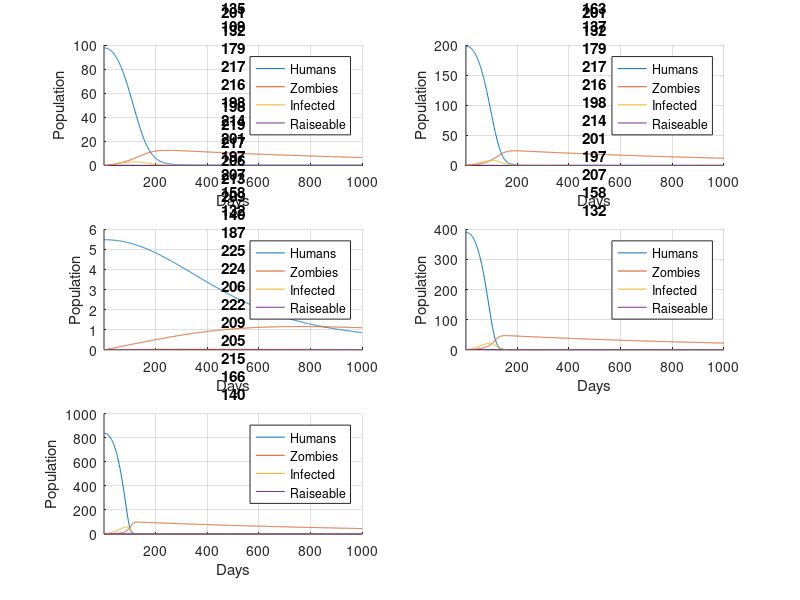
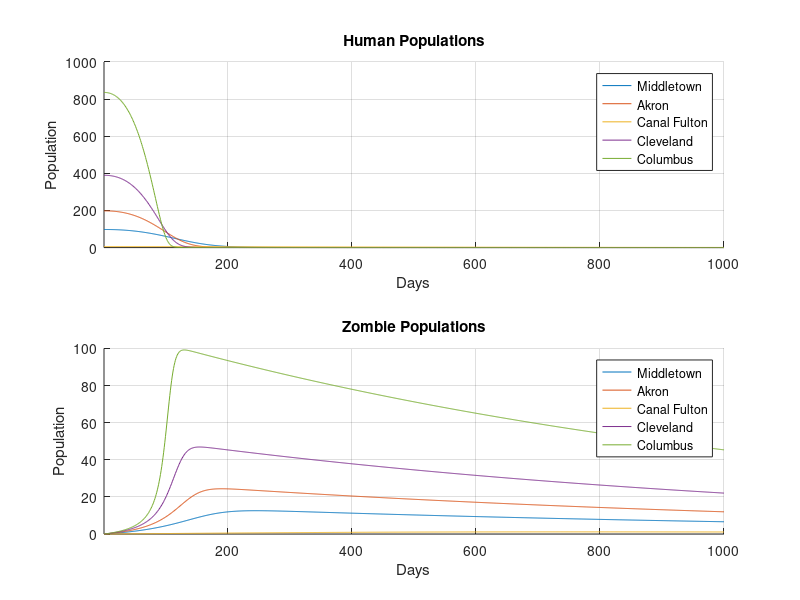

Source code (MATLAB) for these figures, in order:
%Tyler Matthews
%System Simulation Final
%P3

clc; clear all; close all;

% Model Parameters
numDays = 1000;
T = 0.5;
t = linspace(1,numDays,numDays);

alpha = 0.005;
beta = 0.0055;
zeta = 0.5;
delta = 0.001;
rho = 0.5;
c = 0.002;
p = 0.001;

Towns = ["Middletown", "Akron", "Canal Fulton", "Cleveland", "Columbus"];
Populations = [97.5, 197.859, 5.479, 389.521, 835.957];

hArr = [zeros(1,numDays); zeros(1,numDays); zeros(1,numDays); zeros(1,numDays); zeros(1,numDays)];
zArr = [zeros(1,numDays); zeros(1,numDays); zeros(1,numDays); zeros(1,numDays); zeros(1,numDays)];
figure;
for index = 1:5
   disp(Towns(index))
   disp(Populations(index))
   
   %{
    Predict  - Tried Euler & AB2 -> caused unwanted noise
    xp(k+1) = xc(k) + T*fxc(k); %x(n+1) = x(n) + T*x'(n)
    yp(k+1) = yc(k) + T*fyc(k);
    zp(k+1) = zc(k) + T*fzc(k);
   %}
   
    S = zeros(1,numDays); % Suceptable Humans
    I = zeros(1,numDays); % Infected Group
    Z = zeros(1,numDays); % Zombies
    R = zeros(1,numDays); % Raise-able
    K = zeros(1,numDays); % Unable to be re-animated

    S(1)= Populations(index); %Intial Population
    for k = 1:numDays-1
        SK1 = p*S(k) - beta*Z(k)*S(k) - delta*S(k) + c*Z(k);
        IK1 = beta*Z(k)*S(k) - rho*I(k) - delta*I(k);
        ZK1 = rho*I(k) + zeta*R(k) - alpha*S(k)*Z(k) - c*Z(k);
        RK1 = delta*S(k) - zeta*R(k);
        KK1 = delta*I(k) + alpha*S(k)*Z(k);

        MS1 = S(k) + (T/2)*SK1;
        MI1 = I(k) + (T/2)*IK1;
        MZ1 = Z(k) + (T/2)*ZK1;
        MR1 = R(k) + (T/2)*RK1;    
        MK1 = K(k) + (T/2)*KK1;

        SK2 = p*MS1-beta*MZ1*MS1-delta*MS1+c*MZ1;
        IK2 = beta*MZ1*MS1-rho*MI1-delta*MI1;
        ZK2 = rho*MI1+zeta*MR1-alpha*MS1*MZ1-c*MZ1;
        RK2 = delta*MS1-zeta*MR1;
        KK2 = delta*MI1+alpha*MS1*MZ1;

        MS2 = S(k)+(T/2)*SK2;
        MI2 = I(k)+(T/2)*IK2;
        MZ2 = Z(k)+(T/2)*ZK2;
        MR2 = R(k)+(T/2)*RK2;    
        MK2 = K(k)+(T/2)*KK2;

        SK3 = p*MS2-beta*MZ2*MS2-delta*MS2+c*MZ2;
        IK3 = beta*MZ2*MS2-rho*MI2-delta*MI2;
        ZK3 = rho*MI2+zeta*MR2-alpha*MS2*MZ2-c*MZ2;
        RK3 = delta*MS2-zeta*MR2;
        KK3 = delta*MI2+alpha*MS2*MZ2;

        MS3 = S(k)+(T)*SK3;
        MI3 = I(k)+(T)*IK3;
        MZ3 = Z(k)+(T)*ZK3;
        MR3 = R(k)+(T)*RK3;    
        MK3 = K(k)+(T)*KK3;

        SK4 = p*MS3-beta*MZ3*MS3-delta*MS3+c*MZ3;
        IK4 = beta*MZ3*MS3-rho*MI3-delta*MI3;
        ZK4 = rho*MI3+zeta*MR3-alpha*MS3*MZ3-c*MZ3;
        RK4 = delta*MS3-zeta*MR3;
        KK4 = delta*MI3+alpha*MS3*MZ3;

        S(k+1) = S(k)+(T/6)*(SK1 + 2*SK2 + 2*SK3 + SK4);
        I(k+1) = I(k)+(T/6)*(IK1 + 2*IK2 + 2*IK3 + IK4);
        Z(k+1) = Z(k)+(T/6)*(ZK1 + 2*ZK2 + 2*ZK3 + ZK4);
        R(k+1) = R(k)+(T/6)*(RK1 + 2*RK2 + 2*RK3 + RK4);
        K(k+1) = K(k)+(T/6)*(KK1 + 2*KK2 + 2*KK3 + KK4);
    end
    zArr(index,:) = Z;
    hArr(index,:) = S;
    subplot(3,2,index)
    hold on
    plot(t,S)
    plot(t,Z)
    plot(t,I)
    plot(t,R)
    legend('Humans', 'Zombies', 'Infected', 'Raiseable')
    xlim([1,numDays])
    grid on   
    xlabel('Days')
    ylabel('Population')
    plotTitle = 'Zombie Outbreak: ' + Towns(index);
    title(plotTitle)
    hold off
end


figure;
subplot(2,1,1)
hold on
grid on
plot(t,hArr(1,:))
plot(t,hArr(2,:))
plot(t,hArr(3,:))
plot(t,hArr(4,:))
plot(t,hArr(5,:))
title('Human Populations')
legend('Middletown','Akron','Canal Fulton','Cleveland','Columbus')
xlabel('Days')
ylabel('Population')
xlim([1,numDays])
hold off

subplot(2,1,2);
hold on
grid on
plot(t,zArr(1,:))
plot(t,zArr(2,:))
plot(t,zArr(3,:))
plot(t,zArr(4,:))
plot(t,zArr(5,:))
title('Zombie Populations')
legend('Middletown','Akron','Canal Fulton','Cleveland','Columbus')
xlabel('Days')
ylabel('Population')
xlim([1,numDays])
hold off
